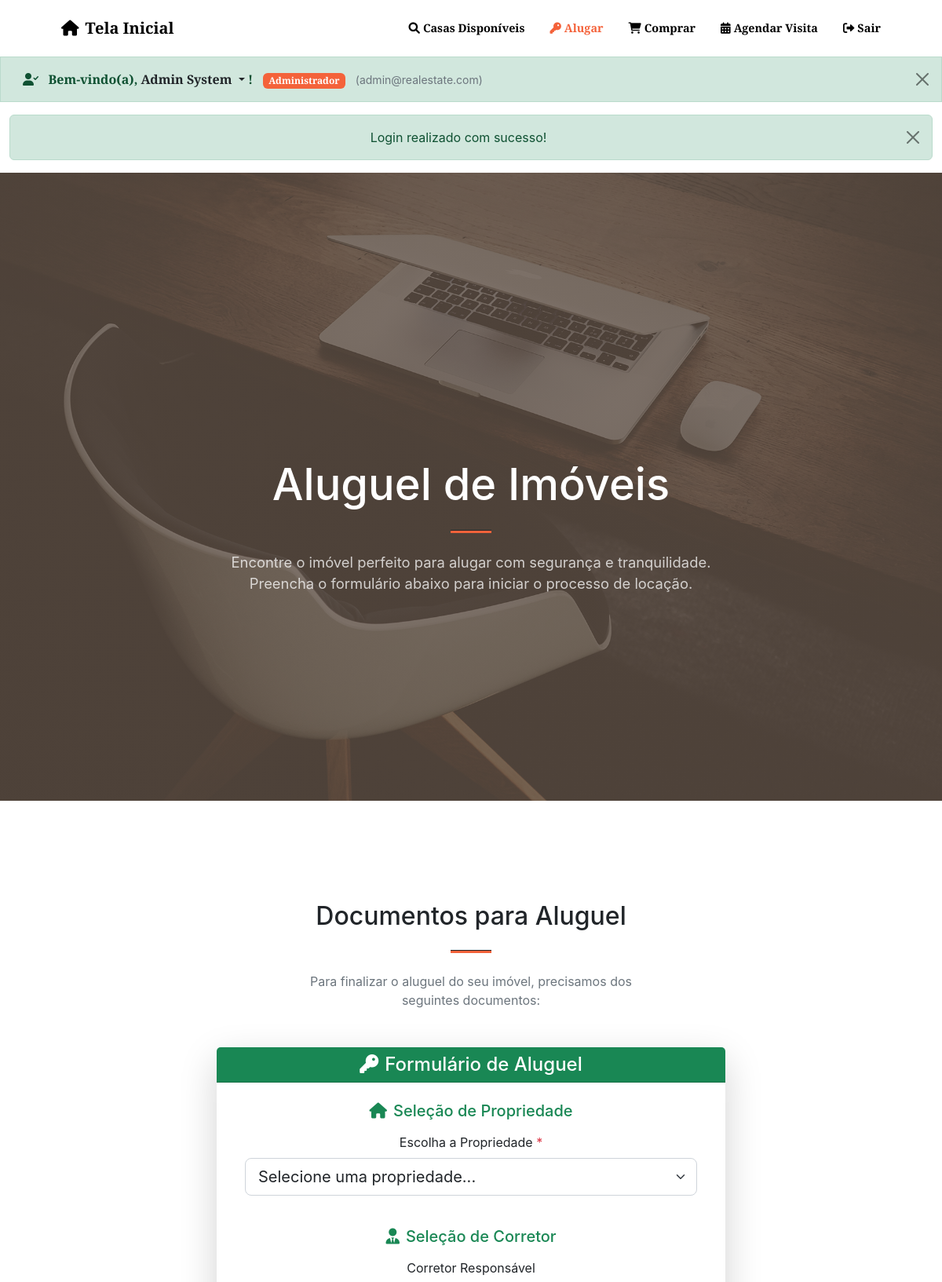
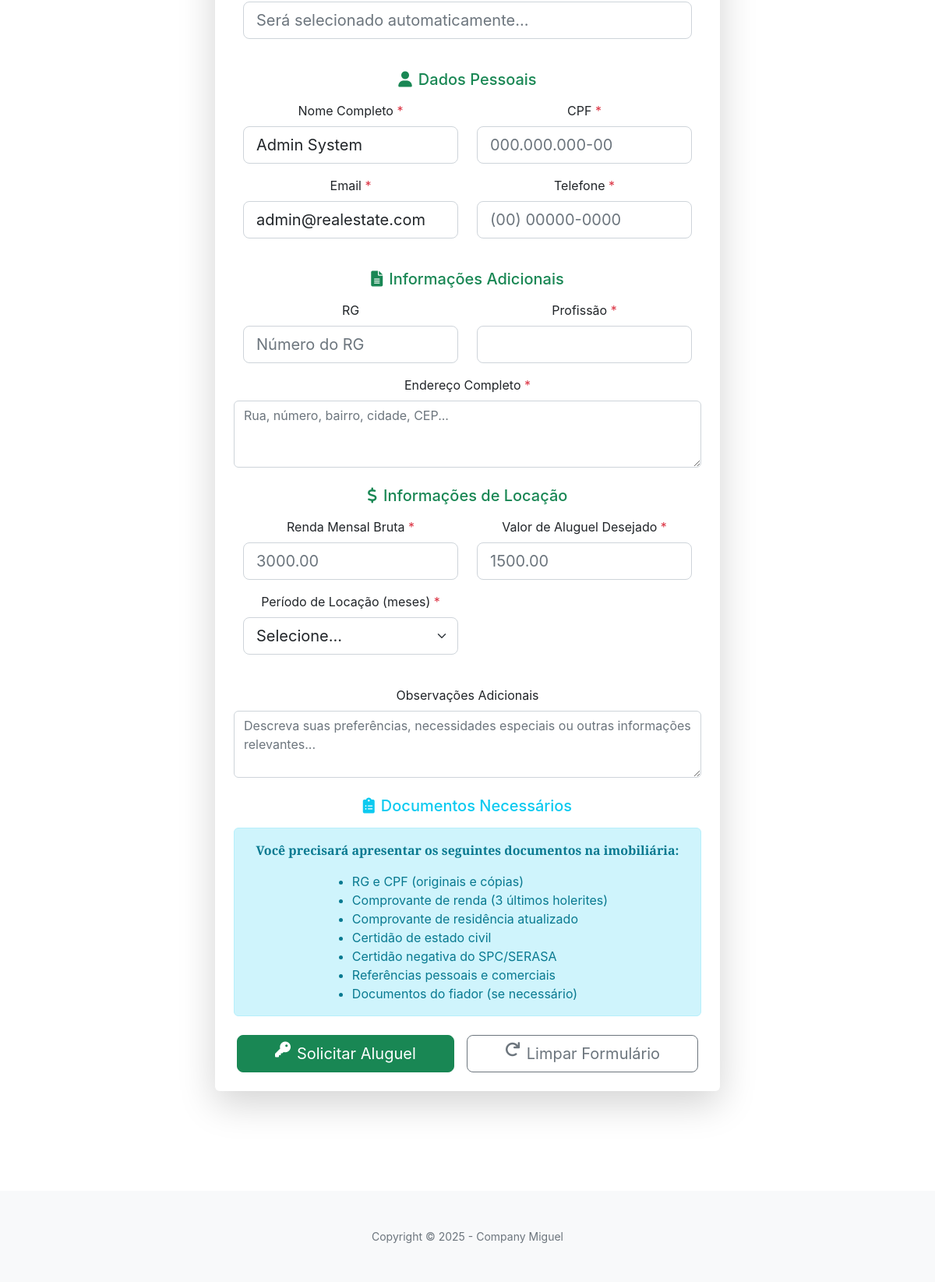
Screenshot of /alugar.php (signed in) with the database file from the repository (2 pictures, top to bottom).
### tables this page shows
CREATE TABLE users (
    id INT AUTO_INCREMENT PRIMARY KEY,
    first_name VARCHAR(100) NOT NULL,
    last_name VARCHAR(100) NOT NULL,
    email VARCHAR(255) NOT NULL UNIQUE,
    password VARCHAR(255) NOT NULL,
    cpf VARCHAR(14) UNIQUE,
    phone VARCHAR(20),
    user_type ENUM('user', 'broker', 'admin') DEFAULT 'user',
    status ENUM('active', 'inactive', 'pending') DEFAULT 'pending',
    email_verified BOOLEAN DEFAULT FALSE,
    verification_token VARCHAR(255) NULL,
    password_reset_token VARCHAR(255) NULL,
    password_reset_expires DATETIME NULL,
    created_at TIMESTAMP DEFAULT CURRENT_TIMESTAMP,
    updated_at TIMESTAMP DEFAULT CURRENT_TIMESTAMP ON UPDATE CURRENT_TIMESTAMP,
    
    INDEX idx_email (email),
    INDEX idx_user_type (user_type),
    INDEX idx_status (status)
);

### alugar.php (the view, shortened to what the rows shown need)
<?php
require_once __DIR__ . '/includes/init.php';
$auth->requireLogin('Login.php');
$current_user = $auth->getCurrentUser();
?>
<!DOCTYPE html>
<html lang="pt-BR">
<head>
    <link href="https://cdn.jsdelivr.net/npm/bootstrap-icons@1.5.0/font/bootstrap-icons.css" rel="stylesheet" />
    <link href="https://cdnjs.cloudflare.com/ajax/libs/SimpleLightbox/2.1.0/simpleLightbox.min.css" rel="stylesheet" />
    <link href="https://cdnjs.cloudflare.com/ajax/libs/font-awesome/6.0.0/css/all.min.css" rel="stylesheet" />
    <link href="https://cdn.jsdelivr.net/npm/bootstrap@5.3.0/dist/css/bootstrap.min.css" rel="stylesheet" />
    <link href="css/styles.css" rel="stylesheet" />
</head>
<body>
    <?php
    require_once __DIR__ . '/includes/navbar.php';
    renderNavbar($current_user, 'alugar');
    ?>
    <?php
    require_once __DIR__ . '/includes/user_info.php';
    renderUserInfo($current_user);
    ?>
    <header class="masthead">
        <div class="container px-4 px-lg-5 h-100">
            <div class="row gx-4 gx-lg-5 h-100 align-items-center justify-content-center text-center">
                <div class="col-lg-8 align-self-end">
                    <h1 class="text-white font-weight-bold">Aluguel de Imóveis</h1>
                </div>
            </div>
        </div>
    </header>
    <section class="page-section" id="aluguel-form">
        <div class="container px-4 px-lg-5">
            <div class="row gx-4 gx-lg-5 justify-content-center">
                <div class="col-lg-8 col-xl-6 text-center">
                    <h2 class="mt-0">Documentos para Aluguel</h2>
                </div>
            </div>
            <div class="row gx-4 gx-lg-5 justify-content-center">
                <div class="col-lg-8">
                    <div class="card shadow-lg border-0">
                        <div class="card-body p-4">
                            <form id="aluguelForm" method="POST">
                                <div class="mb-4">
                                    <div class="row">
                                        <div class="col-md-6 mb-3">
                                            <label for="nome" class="form-label">Nome Completo <span class="text-danger">*</span></label>
                                            <input type="text" class="form-control form-control-lg" id="nome" name="nome"
                                                   value="<?php echo htmlspecialchars($current_user['first_name'] . ' ' . $current_user['last_name']); ?>" required>
                                        </div>
                                    </div>
                                    <div class="row">
                                        <div class="col-md-6 mb-3">
                                            <label for="email" class="form-label">Email <span class="text-danger">*</span></label>
                                            <input type="email" class="form-control form-control-lg" id="email" name="email"
                                                   value="<?php echo htmlspecialchars($current_user['email']); ?>" required>
                                        </div>
                                    </div>
                                </div>
                            </form>
                        </div>
                    </div>
                </div>
            </div>
        </div>
    </section>
</body>
</html>

### includes/navbar.php (shortened to what the rows shown need)
<?php
function renderNavbar($current_user, $current_page = '') {
    $user_type = $current_user['user_type'] ?? 'user';
    echo '<nav class="navbar navbar-expand-lg navbar-light fixed-top py-3" id="mainNav">';
    echo '<div class="container px-4 px-lg-5">';
    if ($user_type === 'corretor') {
        $home_link = 'gerenciar_imoveis.php';
        $home_text = 'Gerenciar Imóveis';
    } else {
        $home_link = 'index.php';
        $home_text = 'Tela Inicial';
    }
    echo '<a class="navbar-brand" href="' . $home_link . '">';
    echo '<i class="fas fa-home me-2"></i>' . htmlspecialchars($home_text);
    echo '</a>';
    echo '<div class="collapse navbar-collapse" id="navbarResponsive">';
    echo '<ul class="navbar-nav ms-auto my-2 my-lg-0">';
        ?>
    <?php
    echo '</ul>';
    echo '</div>';
    echo '</div>';
    echo '</nav>';
}
?>

### includes/user_info.php (shortened to what the rows shown need)
<?php
function renderUserInfo($current_user) {
    $user_name = htmlspecialchars($current_user['first_name'] . ' ' . $current_user['last_name']);
    $user_email = htmlspecialchars($current_user['email']);
    $user_type_label = [
        'user' => 'Cliente',
        'broker' => 'Corretor',
        'admin' => 'Administrador'
    ][$current_user['user_type']] ?? 'Usuário';
    echo <<<HTML
    <div id="userInfoBar" class="alert alert-success alert-dismissible fade show user-info-bar" role="alert"
         style="margin-bottom: 0; border-radius: 0; position: fixed; top: 72px; left: 0; right: 0; z-index: 1025;
                transition: transform 0.3s ease-in-out, opacity 0.3s ease-in-out;">
        <div class="container">
            <div class="d-flex justify-content-between align-items-center">
                <div>
                    <i class="fas fa-user-check me-2"></i>
                    <strong>Bem-vindo(a),
                        <div class="dropdown d-inline">
                            <a class="text-decoration-none text-dark fw-bold dropdown-toggle" href="#" role="button"
                               id="userDropdown" data-bs-toggle="dropdown" aria-expanded="false"
                               style="cursor: pointer; border: none; background: transparent;">
                                {$user_name}
                            </a>
                            <ul class="dropdown-menu" aria-labelledby="userDropdown">
                                <li>
                                    <a class="dropdown-item" href="perfil.php">
                                        <i class="fas fa-user me-2"></i>Meu Perfil
                                    </a>
                                </li>
HTML;
    echo <<<HTML
                            </ul>
                        </div>
                    !</strong>
                    <span class="badge bg-primary ms-2">{$user_type_label}</span>
                    <small class="text-muted ms-2">({$user_email})</small>
                </div>
            </div>
        </div>
    </div>
HTML;
}
?>

### rows the page displays
users: user_type "Tela Inicial", user_name "Admin System", user_type "Administrador", email "admin@realestate.com", nome "Admin System"

### other values shown
$flash['message'] "Login realizado com sucesso!"
